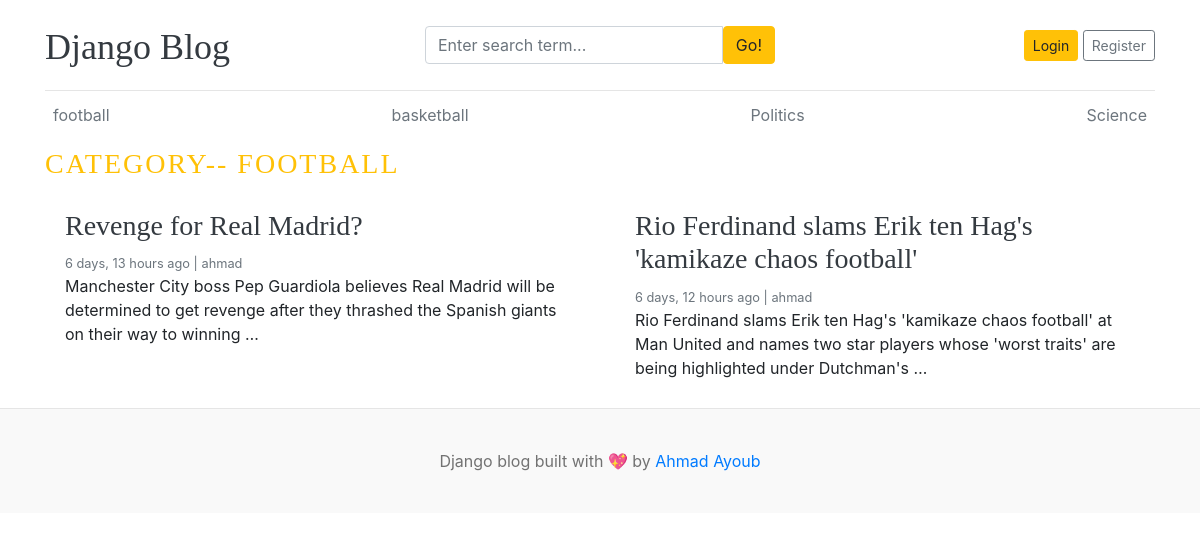
Page /category/1 on the committed database.
### blogs/models.py (models this page shows, shortened)
class Category(models.Model):
    category_name = models.CharField(max_length=50,unique=True)
    create_at = models.DateTimeField(auto_now_add=True)
    updated_at = models.DateTimeField(auto_now=True)
    class Meta:
        verbose_name_plural = "categories"
    def __str__(self):
        return self.category_name

class Blog(models.Model):
    title = models.CharField(max_length=100)
    slug = models.SlugField(max_length=150, unique=True,blank=True)
    category = models.ForeignKey(Category,on_delete=models.CASCADE)
    author = models.ForeignKey(User,on_delete=models.CASCADE)
    featured_image = models.ImageField(upload_to='uploads/%Y/%m/%d')
    short_decription = models.TextField(max_length=500)
    blog_body = models.TextField(max_length=2000)
    status = models.CharField(max_length=20,choices=STATUS_CHOICES, default=0)
    is_featured = models.BooleanField(default=False)
    create_at = models.DateTimeField(auto_now_add=True)
    updated_at = models.DateTimeField(auto_now=True)

### blogs/views.py (the view)
# urls.py: path('<int:category_id>' , views.posts_by_category, name='posts_by_category')
def posts_by_category(request, category_id):
    posts=Blog.objects.filter(status='Published', category=category_id)
    category = get_object_or_404(Category,pk=category_id)
    context = {
        'posts' : posts,
        'category': category,
    }
    return render(request,'posts_by_category.html',context)

### blogs/context_processors.py (called while the page is built)
def get_categories(request):
    categories = Category.objects.all()
    return dict(categories=categories)

def get_social_link(request):
    social_link = SocialLink.objects.all()
    return dict(social_link=social_link)

### templates/posts_by_category.html
{% extends 'base.html' %}
{% block content %}
  <h3 class="text-uppercase text-warning" style="letter-spacing: 2px;">Category-- {{ category }}</h3>
  <div class="row mb-2">
    {% if posts %}
    {% for post in posts %}
    <div class="col-md-6">
      <div class="card border-0" >
        <div class="card-body">
          <h3 class="" ><a href="{% url 'blogs' post.slug %}" class="text-dark">{{ post.title }}</a></h3>
          <small class="mb-1 text-muted">{{ post.create_at | timesince }} ago | {{ post.author }}</small>
          <p class="card-text">{{ post.short_decription | truncatewords:25 }}</p>
        </div>
      </div>
    </div>
    {% endfor %}
    {% else %}
    <P>No posts found</P>
     {% endif %}
  </div>
</div>
{% endblock %}

### templates/base.html (shortened to what this page needs)
{% load static %}
<!DOCTYPE html>
<html lang="en">
<head>
    <link href="https://getbootstrap.com/docs/4.0/dist/css/bootstrap.min.css" rel="stylesheet">
    <link href="{% static 'css/blog.css' %}" rel="stylesheet">
    <link rel="stylesheet" href="https://cdnjs.cloudflare.com/ajax/libs/font-awesome/4.7.0/css/font-awesome.min.css">
  </head>
<body>
    <div class="container">
      <header class="blog-header py-3">
        <div class="row flex-nowrap justify-content-between align-items-center">
          <div class="col-4 pt-1">
            <a class="blog-header-logo text-dark" href="/">Django Blog</a>
          </div>
          <div class="col-4">
            <form action="{% url 'search' %}" method="GET">
              <div class="input-group">
                <input class="form-control" type="text" name="keyword" value="{{ keyword }}" placeholder="Enter search term..." aria-label="Enter search term..." aria-describedby="button-search" />
                <button type="submit" class="btn btn-warning" id="button-search" type="button">Go!</button>
            </div>
            </form>
          </div>
          <div class="col-4 d-flex justify-content-end align-items-center">
            {% if not user.is_authenticated %}
            <a class="btn btn-sm btn-warning" href="{% url 'login' %}">Login</a> &nbsp;
            <a class="btn btn-sm btn-outline-secondary" href="{% url 'register' %}">Register</a>
            {% else %}
            <span><a href="{% url 'dashboard' %}">Dashboard</a></span>
            &emsp;
            <span><a href="{% url 'logout' %}">Logout</a></span>
            {% endif %}
          </div>
        </div>
      </header>
      <div class="nav-scroller py-1 mb-2">
        <nav class="nav d-flex justify-content-between">
          {% for cat in categories %}
          <a class="p-2 text-muted" href="{% url 'posts_by_category' cat.id %}">{{ cat.category_name }}</a>
          {% endfor %}
        </nav>
      </div>
{% block content %}
{% endblock %}
<footer class="blog-footer">
    <p>Django blog built with 💖 by <a href="#">Ahmad Ayoub</a></p>
  </footer>
  </body>
  </html>

### blog_main/static/css/blog.css (style rules this page uses)
.blog-header { border-bottom: 1px solid #e5e5e5; }
.blog-header-logo { font-family: "Playfair Display", Georgia, "Times New Roman", serif; font-size: 2.25rem; }
h1, h2, h3, h4, h5, h6 { font-family: "Playfair Display", Georgia, "Times New Roman", serif; }
.blog-footer { padding: 2.5rem 0; color: #727272; text-align: center; background-color: #f9f9f9; border-top: .05rem solid #e5e5e5; }
.blog-footer p:last-child { margin-bottom: 0; }

### rows in the picture
Category: category_name "football", category_name "FOOTBALL"
Category: category_name "basketball"
Category: category_name "Politics"
Category: category_name "Science"
Blog: title "Revenge for Real Madrid?", create_at "6 days, 13 hours", author "ahmad", short_decription "Manchester City boss Pep Guardiola believes Real Madrid will be determined to get revenge after they thrashed the Spanish giants on their way to winning …"
Blog: title "Rio Ferdinand slams Erik ten Hag's 'kamikaze chaos football'", create_at "6 days, 12 hours", author "ahmad", short_decription "Rio Ferdinand slams Erik ten Hag's 'kamikaze chaos football' at Man United and names two star players whose 'worst traits' are being highlighted under Dutchman's …"
